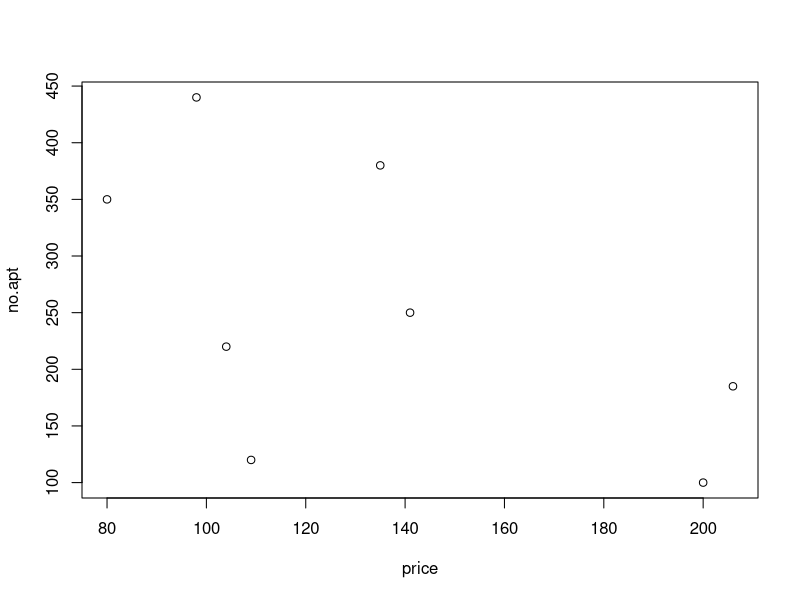

Reproduce this figure in R.
## ---- chunk 1
knitr::opts_chunk$set(echo = TRUE)
## ---- chunk 2
#Data
price = c(104, 135, 80, 200, 98, 206, 141, 109)
no.apt = c(220, 380,350, 100, 440, 185, 250, 120)
plot(price, no.apt)
## ---- chunk 3
data_q2.4 = c(2.51, 3.74, 4.15, 5.33, 6.18, 6.65, 6.92, 6.95, 7.18, 7.54)
mean(data_q2.4)
median(data_q2.4)
## ---- chunk 4
data_q2.12 = c(5, 9, 10, 2, 7, 9, 14)
var(data_q2.12)
sd(data_q2.12)
## ---- chunk 5
eur_usd = c(1.1410, 1.1363, 1.1351, 1.1324, 1.1276, 1.1332, 1.1266)
usd_jyp = c(109.95, 109.96, 109.80, 109.77, 110.41, 110.48, 110.00)
mean(eur_usd) < mean(usd_jyp)
sd(eur_usd) < sd(usd_jyp)
